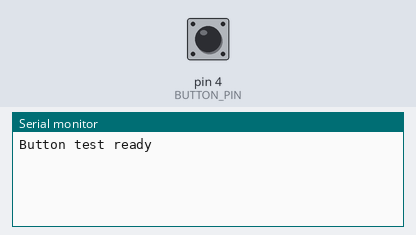
Bench run of a sketch on a simulated Arduino Uno, built with avr-gcc and run on an emulated ATmega328P. Shown: the last lines printed to the serial monitor. Inputs (shaded band) come from the test bench; at power-on: pin 4 (BUTTON_PIN) HIGH.

Above: at 1.2 s.
1.3 s: pin 4 (BUTTON_PIN) pulled LOW for 0.15 s
At 1.43 s:
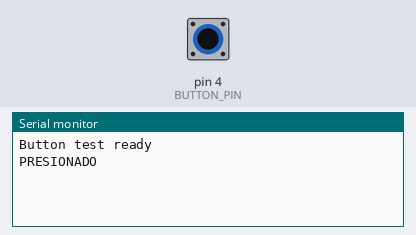
At 2.1 s:
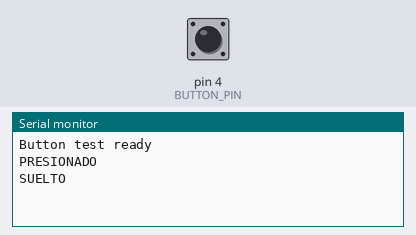

Measured:
- after the input at 1.3 s, the serial monitor: prints a new line at once (image 1)

The sketch:

button.ino
```cpp
// Bench test 3: button on GPIO4 to GND, internal pull-up, same as wristband.ino.
#include <Arduino.h>
const int BUTTON_PIN = 4;

void setup() {
    Serial.begin(115200);
    pinMode(BUTTON_PIN, INPUT_PULLUP);
    Serial.println("Button test ready");
}

void loop() {
    static int last = HIGH;
    int now = digitalRead(BUTTON_PIN);
    if (now != last) {
        Serial.println(now == LOW ? "PRESIONADO" : "SUELTO");
        last = now;
        delay(30);  // ponytail: crude debounce, enough for a bench check
    }
}
```
